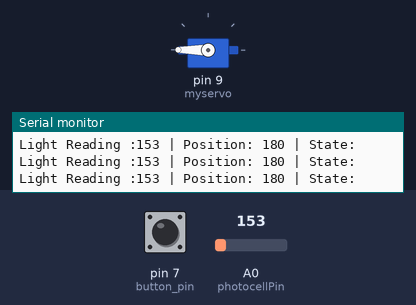
Bench run of a sketch on a simulated Arduino Uno, built with avr-gcc and run on an emulated ATmega328P. Parts: servo, the last lines printed to the serial monitor. The test bench sets the inputs (shaded band); at power-on: pin 7 (button_pin) LOW, A0 (photocellPin) = 153.

Above: at 1.2 s.
1.3 s: pin 7 (button_pin) pulled HIGH for 0.15 s
At 1.9 s:
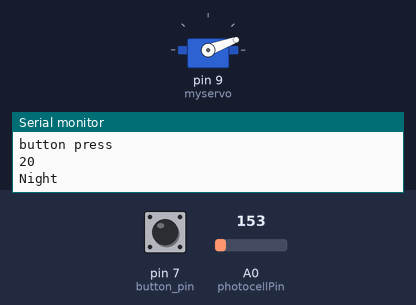
2.9 s: pin 7 (button_pin) pulled HIGH for 1 s
At 4.0 s:
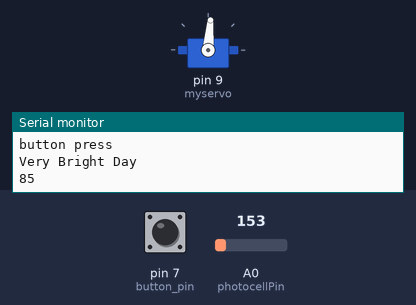
5.4 s: pin 7 (button_pin) pulled HIGH for 0.15 s
At 5.7 s:
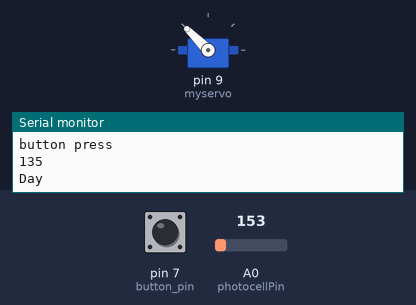
7.0 s: pin 7 (button_pin) driven HIGH
At 8.7 s:
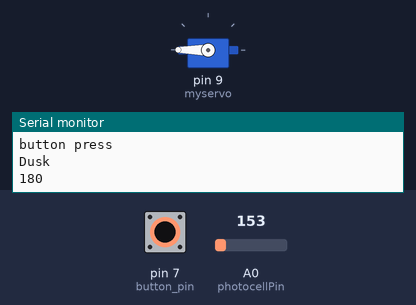
10.0 s: pin 7 (button_pin) driven LOW
At 10.8 s:
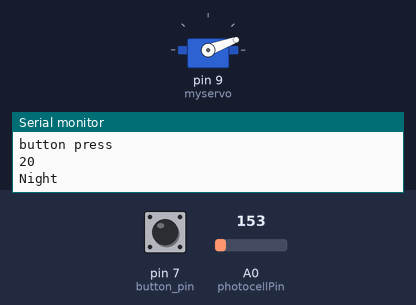
13.0 s: pin 7 (button_pin) pulsed HIGH 2 times (0.12 s each, 0.3 s apart)
At 14.0 s:
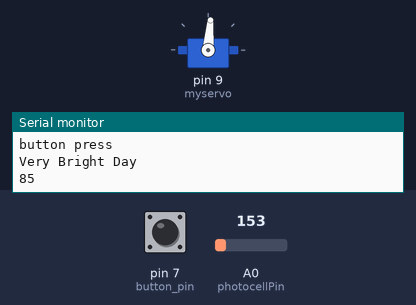
Timing chart, 0 to 16.0 s (numbered marks = the images above; inputs shaded):
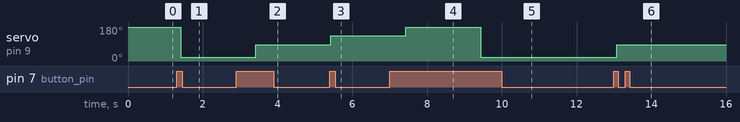

The sketch:

autoblinds-0.2.ino
```cpp
// (licence header left out)
#include <Servo.h>
Servo myservo;  // create servo object to control a servo
                // a maximum of eight servo objects can be created
int pos = 180;    // variable to store the servo position
int dest = 0;   // Servo destination depending on photocell reading
int spd = 50;   // how fast should the servo move? 50 is quier

int servoPin=0; //havent used this yet
int photocellPin = 0; // the cell and 10K pulldown are connected to a0
int photocellReading; // the analog reading from the analog resistor divider

const int button_pin = 7 ; //Button (relay driven by x10 switch)
int button_value;  //high or low button values

int state = 0; //Keep track of state so we don't send signal to the servo without readon, better on battery life
int prevstate = 0;

int debug = 1; //Set this to 1 for serial debug output
void setup(void) {
    Serial.begin(9600); //Comment out this line if you don't want debugging enabled
    myservo.attach(9);
}


void loop(void) {

	photocellReading = analogRead(photocellPin); //Query photo cell
		  debug and Serial.print("Light Reading :");
		  debug and Serial.print(photocellReading); // the raw analog reading
		  debug and Serial.print(" | Position: ");
		  debug and Serial.print(pos);
		  debug and Serial.print(" | State: ");

    //Define the modes based on how bright it is, and set corresponding servo position

	//Beginning of loop is night, set dest to closed and run ldr_press
   	  debug and Serial.println("Night");
	dest=180;
	//state=1;
	ldr_press();

	//After setting LDR position to NIGHT, hold until not longer within current threshold
	//While holding, poll button/relay for presses. IF pressed then user intervention on position via button_press()
	while (photocellReading > 0 && photocellReading < 400) {
      	button_press();
    }

	  debug and Serial.println("Dusk");
	dest=135;
	//state=2;
	ldr_press();

	//After setting LDR position, hold until not longer within current threshold
	while ( photocellReading > 400 && photocellReading < 600) {
      	button_press();
    }

	  debug and Serial.println("Day");
	dest=85;
	//state=3;
	ldr_press();

	//After setting LDR position, hold until not longer within current threshold
	while (photocellReading > 600 && photocellReading < 950) {
      	button_press();
    }

	  debug and Serial.println("Very Bright Day");
	dest=20;
	//state=4;
	ldr_press();

	//After setting LDR position, hold until not longer within current threshold
	while (photocellReading > 950 && photocellReading < 1023) {
      	button_press();
    }


  //if (state != prevstate){ //IF the photocell reading is different from last sample then execute servo controls
  //		ldr_press();
  // }
  //
  //prevstate = state; //Remember state so we can compare it again next round
  //delay(1000); //Optional delay, this probalby needs to be removed when IR receiver code get's added.

}

void ldr_press() {
	  debug and Serial.println("State Change");
	myservo.attach(9);                     //Connect to servo
	if (pos > dest){  // If the current position is great than the destination then we must subtract
		  //for(pos = pos; pos>=dest; pos-=1)     // Change current position to desired position, one degree at a time.
		  while (pos > dest)  // Change current position to desired position, one degree at a time.
		  {
			  debug and Serial.print("Was :");
			  debug and Serial.print(pos);
			myservo.write(pos);         // tell servo to go to position in variable 'pos'
			delay(spd);                 // waits desired time for the servo to reach the position
			pos--;
			  debug and Serial.print(" | Is :");
			  debug and Serial.println(pos);
		  }
		myservo.detach();                //Detach from Servo
	}
	else {  // If the curren't position is greater than the destination then we must add
		myservo.attach(9);  //Connect to servo
		  //for(pos = pos; pos <= dest; pos+=1)     // goes from 180 degrees to 0 degrees
		  while (pos < dest)  // goes from 180 degrees to 0 degrees
		  {
			  debug and Serial.print("Was :");
			  debug and Serial.print(pos);
			myservo.write(pos);             // tell servo to go to position in variable 'pos'
			delay(spd);                     // waits desired time for the servo to reach the position
			pos++;
			  debug and Serial.print(" | Is :");
			  debug and Serial.println(pos);
		  }
	}
	myservo.write(pos); // Doing a write out side of the loop because I had a feeling the last position value was being skipped. I think I'm wrong though
	delay(spd);
	myservo.detach(); //Detach servo to keep it from humming on strain
}


//
//
//I have a feeling this whole section isn't require
// I think you can just call ldr_presses where you do button_pressed because the photocell doesnt actually get polled in ldr_press
// So you can have slow movement probalby using the same logic or copying it.
//While holding a position/threshold, poll button for status.
void button_press(){


   //is this necessary??
    button_value = digitalRead(button_pin);
	photocellReading = analogRead(photocellPin); //Query photo cell
		  debug and Serial.print("Light Reading :");
		  debug and Serial.print(photocellReading); // the raw analog reading
		  debug and Serial.print(" | Position: ");
		  debug and Serial.print(pos);
		  debug and Serial.println(" | State: ");

    //Define the modes based on button press. Cycle through options
    if(button_value==HIGH){  // button press

      //THIS MIGHT WORK?
      //ldr_press();

      //INSTEAD OF THIS...

        myservo.attach(9); //connect to servo
			debug and Serial.println("button press");

		if (pos <= 20) { //20 degrees is pointing up. go down a bit.
			dest=85;		//new dest is lower than prev dest (servo arrangement is 180 is fully down an 0 is fully up in other words backwards for what youd expect
			myservo.write(dest);	//Move to next position
			pos=dest;				//set position status to what we just moved it o
				debug and Serial.println("Very Bright Day");
				debug and Serial.println(dest);
		}

		else if (pos <= 85) { //move to next position
			dest=135;
			myservo.write(dest);
			pos=dest;
				debug and Serial.println(dest);
				debug and Serial.println("Day");
		}

		else if (pos <= 135) {//move to next position
			dest=180;
			myservo.write(dest);
			pos=dest;
				debug and Serial.println("Dusk");
				debug and Serial.println(dest);
		}

		else if (pos <= 180) {//move to next position
			dest=20;
			myservo.write(dest);
			pos=dest;
				debug and Serial.println(dest);
				debug and Serial.println("Night");
		}
		delay(2000);	//Since we're moving the servo from one end of the 180 degree chart to another in one shot we need to give it time to get there before moving on
		myservo.detach();  //Detach servo, because if servo is say destined for 80 degrees, but to much weight/lack of torque keeps it hovering at 79-79.5 degrees, the motor will keep trying and humm
							// detaching shuts the motor off, thus making it rest at 79 degrees instead of trying too hard.

    }
}
```

Measured:
- after the input at 1.3 s, servo on pin 9 (myservo): 180° → 20° after 0.11 s
- after the input at 2.9 s, servo on pin 9 (myservo): 20° → 85° after 0.51 s
- after the input at 5.4 s, servo on pin 9 (myservo): 85° → 135° at once
- after the input at 7.0 s, servo on pin 9 (myservo): 135° → 180° after 0.43 s, → 20° 2.0 s later
- after the input at 10.0 s, servo on pin 9 (myservo): stays 20° (without the input it goes to 85° after 1.4 s)
- after the input at 13.0 s, servo on pin 9 (myservo): 20° → 85° after 0.08 s
